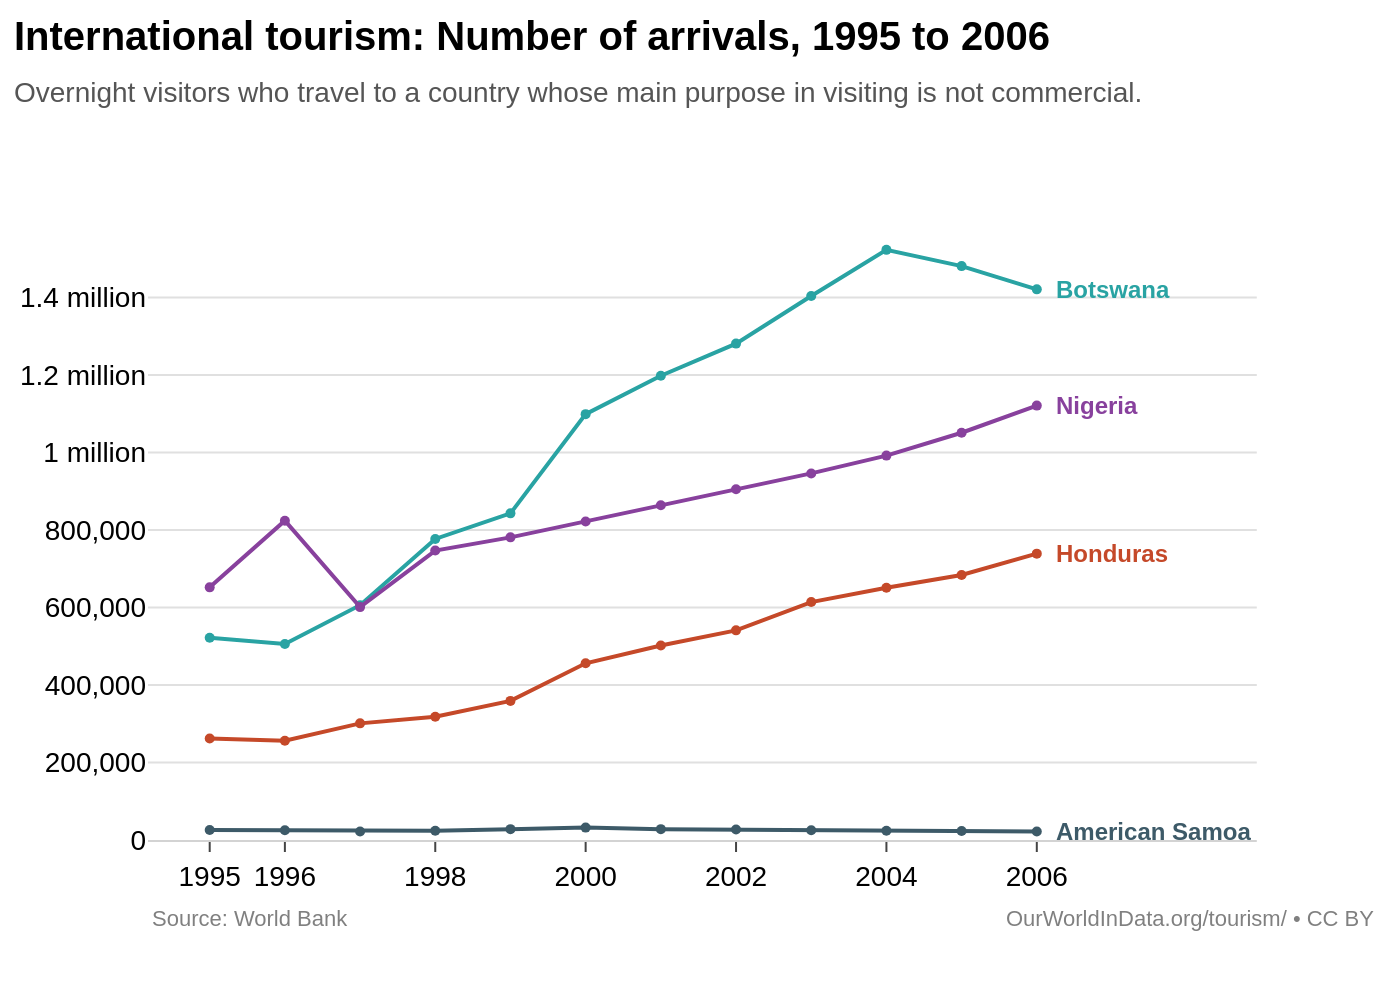

Write Python code to recreate this figure.
import sys
import json
import pathlib
import plotly.graph_objects as go

# --- 1. Load data from command-line argument ---
if len(sys.argv) != 2:
    print(f"Usage: python {sys.argv[0]} <json_file_path>")
    sys.exit(1)

json_path = pathlib.Path(sys.argv[1])
if not json_path.is_file():
    print(f"Error: File not found at {json_path}")
    sys.exit(1)

with open(json_path, 'r', encoding='utf-8') as f:
    config = json.load(f)

# --- 2. Extract data and texts ---
data = config.get('chart_data', {})
texts = config.get('texts', {})
colors = config.get('colors', [])
x_values = data.get('x', [])
series_data = data.get('series', [])

# --- 3. Create the figure ---
fig = go.Figure()

# --- 4. Add data traces and line labels ---
for i, series in enumerate(series_data):
    color = colors[i % len(colors)]
    fig.add_trace(go.Scatter(
        x=x_values,
        y=series.get('y', []),
        mode='lines+markers',
        name=series.get('name', ''),
        line=dict(color=color, width=2),
        marker=dict(color=color, size=5),
        showlegend=False
    ))
    
    # Add annotation for the series name at the end of the line
    fig.add_annotation(
        x=x_values[-1],
        y=series.get('y', [])[-1],
        text=f"<b>{series.get('name', '')}</b>",
        showarrow=False,
        xanchor='left',
        xshift=8,
        font=dict(
            family="Arial",
            size=12,
            color=color
        )
    )

# --- 5. Configure layout ---
title_text = f"<b>{texts.get('title', '')}</b><br><span style='font-size:14px; color: #555555;'>{texts.get('subtitle', '')}</span>"

fig.update_layout(
    title=dict(
        text=title_text,
        y=0.95,
        x=0.01,
        xanchor='left',
        yanchor='top',
        font=dict(family="Arial", size=20, color='black')
    ),
    plot_bgcolor='white',
    paper_bgcolor='white',
    font=dict(family="Arial", size=12, color='black'),
    xaxis=dict(
        showgrid=False,
        zeroline=False,
        tickmode='array',
        tickvals=[1995, 1996, 1998, 2000, 2002, 2004, 2006],
        linecolor='lightgrey',
        ticks='outside',
        tickfont=dict(size=14),
        domain=[0, 0.9] # Leave space on the right for labels
    ),
    yaxis=dict(
        showgrid=True,
        gridwidth=1,
        gridcolor='#e0e0e0',
        zeroline=False,
        range=[0, 1600000],
        tickvals=[0, 200000, 400000, 600000, 800000, 1000000, 1200000, 1400000],
        ticktext=["0", "200,000", "400,000", "600,000", "800,000", "1 million", "1.2 million", "1.4 million"],
        tickfont=dict(size=14)
    ),
    margin=dict(l=60, r=10, t=110, b=80),
    showlegend=False
)

# --- 6. Add source and note annotations ---
fig.add_annotation(
    text=texts.get('source', ''),
    showarrow=False,
    xref='paper', yref='paper',
    x=0.0, y=-0.1,
    xanchor='left', yanchor='top',
    font=dict(family="Arial", size=11, color='grey')
)

fig.add_annotation(
    text=texts.get('note', ''),
    showarrow=False,
    xref='paper', yref='paper',
    x=1.0, y=-0.1,
    xanchor='right', yanchor='top',
    font=dict(family="Arial", size=11, color='grey')
)

# --- 7. Save the output image ---
output_filename = json_path.stem + ".png"
fig.write_image(output_filename, scale=2)
print(f"Chart saved to {output_filename}")
